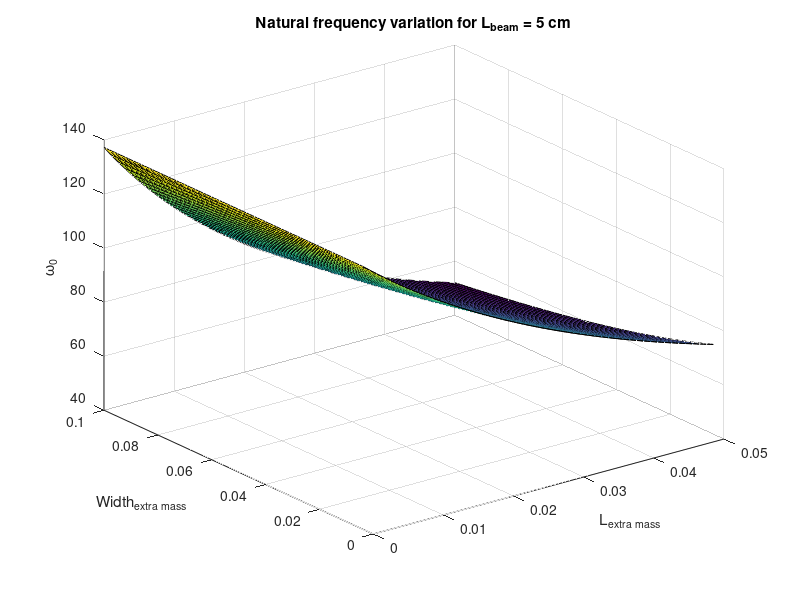
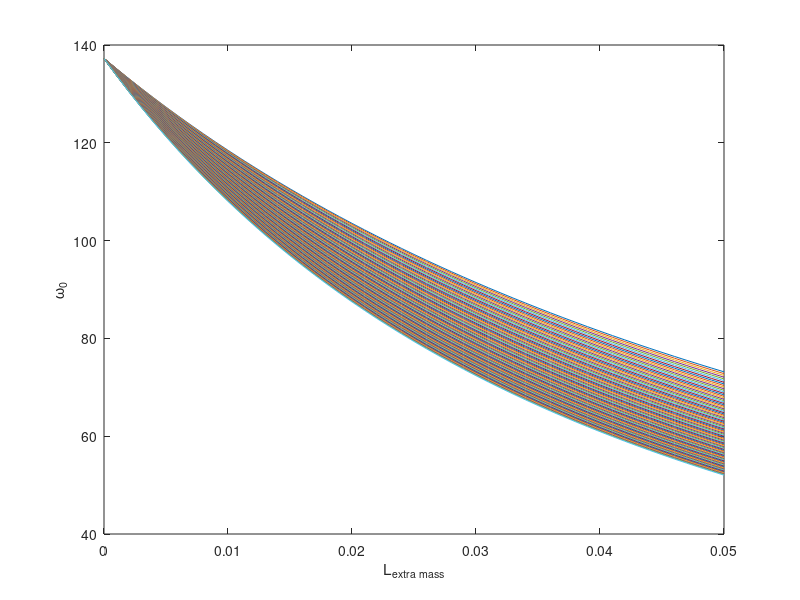
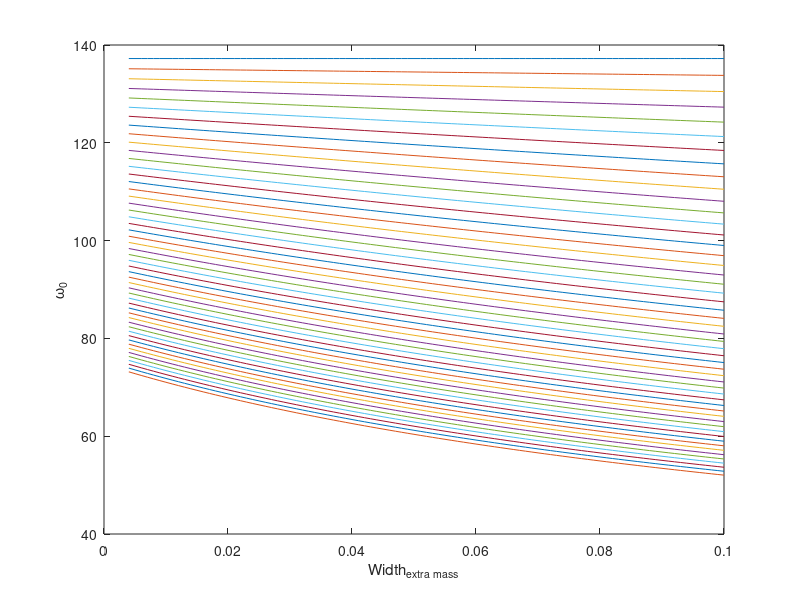

Write the MATLAB code that produced these figures, in order.
% ***********************************************************
%           TMD DESIGN FOR THE PLATE ABSORBERS 
% ***********************************************************

% Provides with the dimensions of the dynamic absorber based on
% the frequency that wants to be eliminated

clc; clear; close all

%% INITIAL DATA

beam.E = 3E9;                                                   % Value based on experimental results for 3D printed beams
beam.dim.b = 0.01;                                              % Dimensions based on the plate model of 17 elements and 17x17 cm ===> The absorber is 1 element wide
beam.dim.t = 0.004; 
beam.I = beam.dim.b*beam.dim.t^3/12;

plate.dim.a = 0.17; plate.dim.b = 0.17; plate.dim.t = 0.004;
plate.m = 0.5; 
beam.rho = plate.m/plate.dim.a/plate.dim.b/plate.dim.t;         % Density if that of the plate   

beam.dim.L_abs = 0:0.001:0.05;                                  % Possible length of the absorber in the tip
beam.dim.L_beam = 0.05;                                         % Length of the beam part of the absorber
beam.dim.Leff = beam.dim.L_beam + beam.dim.L_abs/2;             % Possible effective lengths of the absorber
beam.dim.t_abs = 0.004:0.001:0.1;                             % Possible width of the absorber in the tip of the beam

%% NATURAL FREQUENCY (w0 = sqrt(Keq/Meq))

x = beam.dim.L_abs; y = beam.dim.t_abs;

w0 = zeros(length(y),length(x));
for i = 1:length(y)
    w0(i,:) = sqrt((3*beam.E*beam.I./(beam.dim.L_beam + x/2).^3)./(beam.rho*beam.dim.b*x*y(i)+33*beam.rho*beam.dim.t*beam.dim.L_beam/140));
end

figure(1)
surf(x,y,w0)
title('Natural frequency variation for L_{beam} = 5 cm')
xlabel('L_{extra mass}');ylabel('Width_{extra mass}');zlabel('\omega_0');

figure(2)
title('Natural frequency variation vs L_{extra mass}')
plot(x,w0)
xlabel('L_{extra mass}');ylabel('\omega_0');

figure(3)
title('Natural frequency variation vs Width_{extra mass}')
plot(y,w0)
xlabel('Width_{extra mass}');ylabel('\omega_0');

